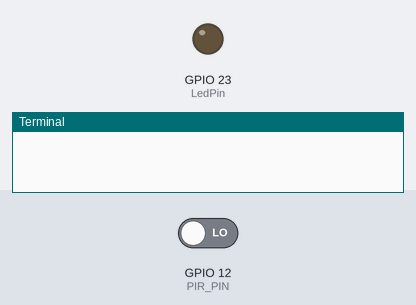
Bench run of a program on a simulated Raspberry Pi (BCM pin numbers). Shown: output pins drawn as LEDs (lit = HIGH), the last lines printed to the terminal. The test bench sets the inputs (shaded band); at power-on: GPIO 12 (PIR_PIN) LOW.

Above: at 1.2 s.
1.3 s: GPIO 12 (PIR_PIN) driven HIGH
At 1.8 s:
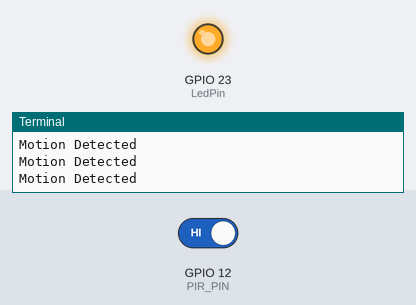
2.8 s: GPIO 12 (PIR_PIN) driven LOW
At 4.2 s:
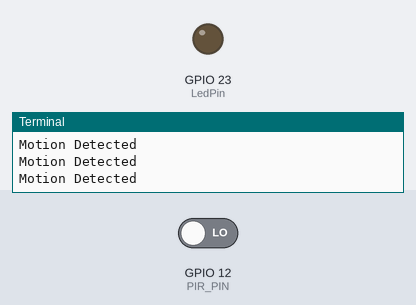
Timing chart, 0 to 5.8 s (numbered marks = the images above; inputs shaded):
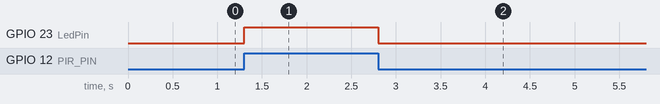

Measured:
- after the input at 1.3 s, GPIO 23 (LedPin): LOW → HIGH at once
- after the input at 2.8 s, GPIO 23 (LedPin): HIGH → LOW at once

The program:

motion_detectorwithLED.py
```python
import RPi.GPIO as GPIO
import time
GPIO.setmode(GPIO.BCM)

## Set Motion Detector Pin and Led Pin
PIR_PIN = 12
LedPin = 23
# Set Led pin and PIR pin modes
GPIO.setup(PIR_PIN, GPIO.IN)
GPIO.setup(LedPin,GPIO.OUT)

try:
   # print "PIR Module Test (CTRL+C to exit)"
   # time.sleep(1)
   # print "Ready"

    while True:
        if GPIO.input(PIR_PIN):
            print "Motion Detected"
            GPIO.output(LedPin, GPIO.HIGH)
        else:
            GPIO.output(LedPin, GPIO.LOW)
        time.sleep(0.1)

except KeyboardInterrupt:
    print " Quit"
finally:
    GPIO.cleanup()
```
